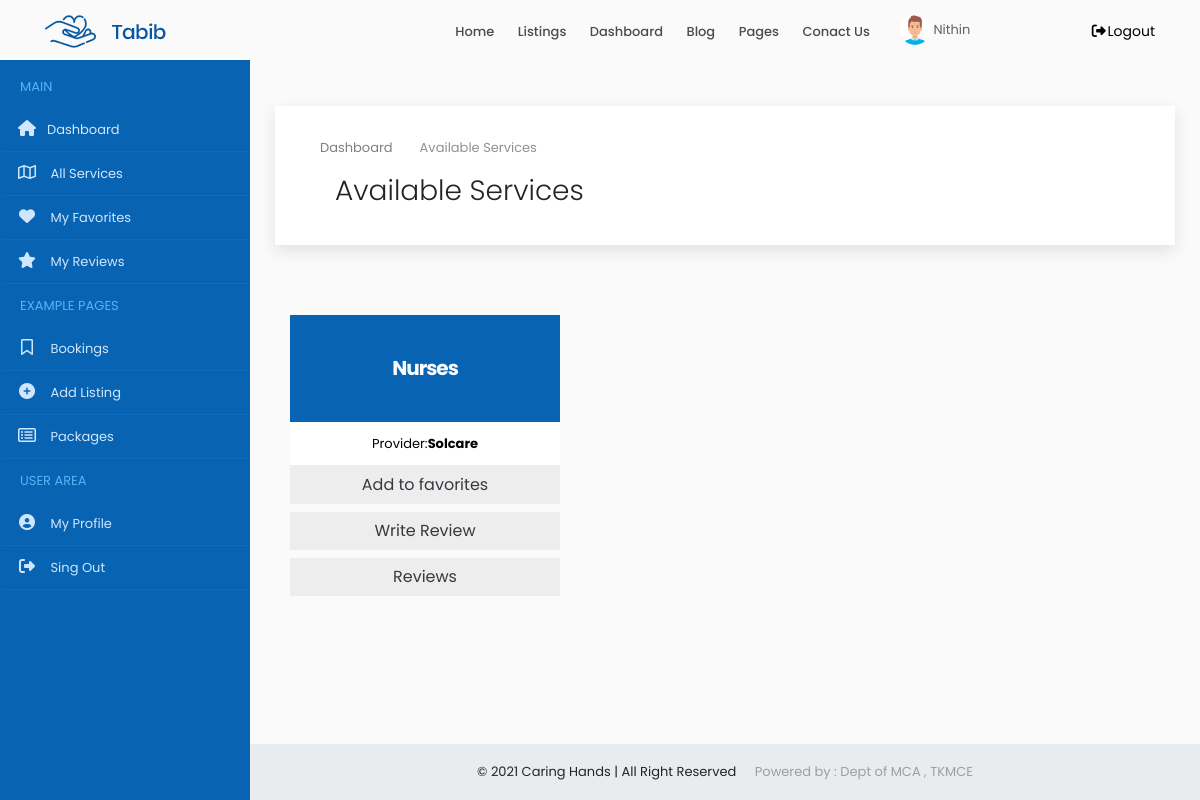
/user/services/ (signed in), run on an earlier commit of the app's database.
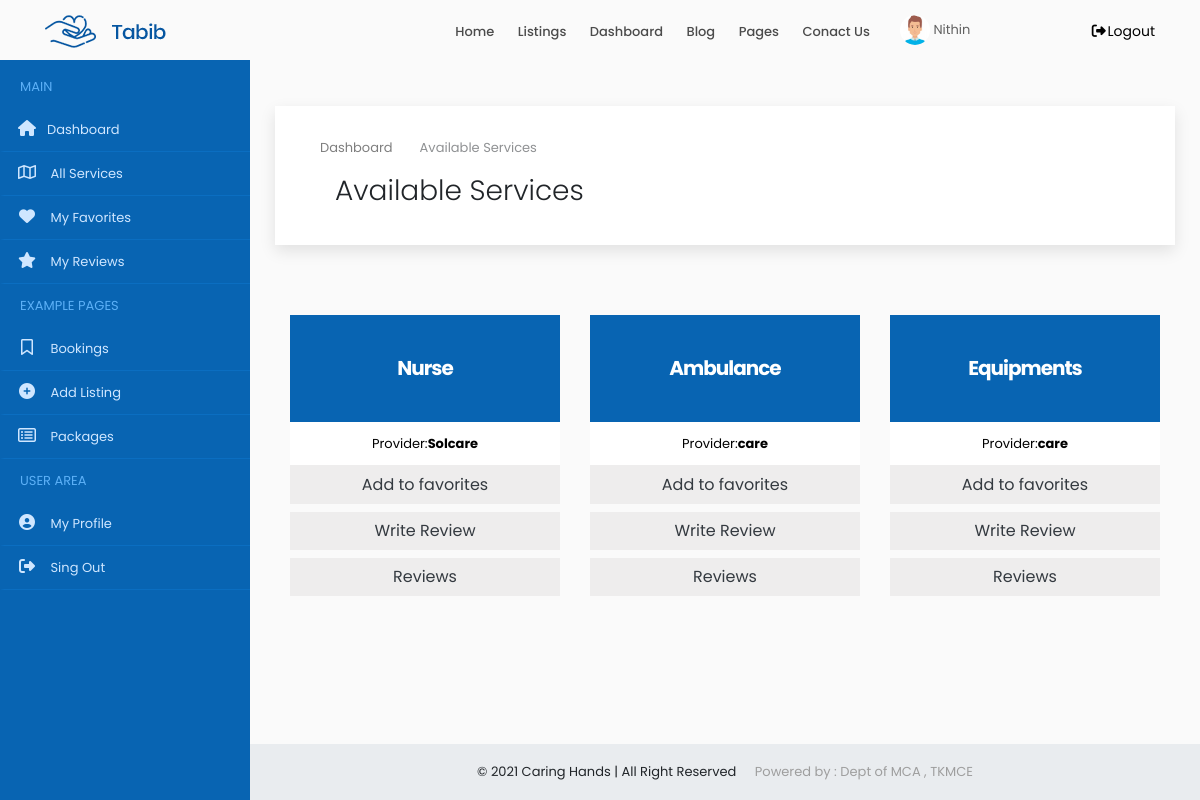
And on a later commit of the database.
### accounts/models.py (models this page shows, shortened)
class Users(models.Model):
    user = models.ForeignKey(User,on_delete=models.CASCADE)
    name = models.CharField(max_length=150)
    email = models.EmailField(max_length=200,null=True, blank=True)
    organization = models.CharField(max_length=250,null=True, blank=True)
    mob = models.CharField(max_length=12)
    sex = models.CharField(max_length=10,choices=gender,default='Male')
    house = models.CharField(max_length=100,null=True, blank=True)
    street1 =models.CharField(max_length=100,null=True, blank=True)
    street2 =models.CharField(max_length=100,null=True, blank=True)
    city = models.CharField(max_length=100,null=True, blank=True)
    district = models.CharField(max_length=100,null=True, blank=True)
    state = models.CharField(max_length=100,null=True,choices=states, blank=True)
    pin = models.CharField(max_length=100,null=True,blank=True)
    age = models.IntegerField(null=True, blank=True)
    type = models.CharField(max_length=20,choices=user_type)
    approval = models.CharField(max_length=20,choices=approval_choices,default='Pending')
    document = models.FileField(upload_to='documents',null=True, blank=True)
    profile_picture = models.FileField(upload_to='dp',default='assets/img/user3.png')

class ProviderService(models.Model):
    user = models.ForeignKey(Users,on_delete=models.CASCADE,null=True, blank=True)
    service = models.ForeignKey(Service, on_delete=models.CASCADE,null=True, blank=True)
    count = models.IntegerField(null=True, blank=True)
    cost = models.IntegerField()

class Service(models.Model):
    category = models.CharField(max_length=250)
    providers = models.IntegerField(null=True, blank=True)
    users = models.IntegerField(null=True, blank=True)

### accounts/views.py (the view)
# urls.py: path('user/services/',PublicService.as_view(), name='user_services'),
class PublicService(View):
    def get(self, request):
        x= UserCheck(request)
        if x == True:
            user = request.user
            account = Users.objects.get(user=user)
            services = ProviderService.objects.all()
            products = SubProduct.objects.all()
            context = {'account': account,'services': services,'products':products}
            return render(request, 'user/services.html',context)
        else:
            return redirect('home')

### accounts/functions.py (called while the page is built)
def UserCheck(request):
    user = request.user
    if user.is_authenticated:
        try:
            u = Users.objects.get(user=user)
            if u.type == 'public':
                return (True)
            else:
                return (False)
        except:
            return (False)
    else:
        return (False)

### accounts/templates/user/services.html (shortened to what this page needs)
{% extends 'common/dashboard_main.html' %}
{% load static %}
{% block content %}
{% include 'common/header.html' %}
{% include 'user/sidenav.html' %}
<div class="content-wrapper">
<div class="container-fluid overflow-hidden">
    <div class="row margin-tb-90px margin-lr-10px sm-mrl-0px">
        <div id="page-title" class="padding-30px background-white full-width box-shadow">
            <div class="container">
                <ol class="breadcrumb opacity-5">
                    <li><a href="{% url 'home' %}">Dashboard</a></li>
                    <li class="active">Available Services</li>
                </ol>
                <div class="container-fluid">
                    <div class="row">
                        <div class="col-6">
                            <h1 class="font-weight-300">Available Services</h1>
                        </div>
                        <div class="col-6">
                        </div>
                    </div>
                </div>
            </div>
        </div>
        <div class="container-fluid">
            <div class="row" style="margin-top:40px">
                {% for i in services %}
                <div class="col-lg-4 col-md-4  col-sm-6 sm-mb-40px wow fadeInUp" data-wow-delay="0.2s" style="visibility: visible; animation-delay: 0.2s; animation-name: fadeInUp;margin-top: 30px;">
                    <a href="#" data-toggle="modal" data-target="#addservice_{{i.id}}">
                        <div class="pricing hover-effect">
                            <div class="pricing-head text-center">
                                <h3 class="font-weight-700 padding-40px background-main-color margin-0px text-white">
                                    <span class=" z-index-2 position-relative d-block">{{i.service.category|title}}
                                    </span>
                                </h3>
                            </div>
                            <ul class="pricing-content text-center list-unstyled background-white">
                                <li>Provider:<strong>{{i.user.organization}}</strong></li>
                            </ul>
                            <div class="pricing-footer">
                                <a href="{% url 'add_to_fav_service' i.id %}" class="btn btn-block background-grey-1 text-dark rounded-0">Add to favorites</a>
                                <a href="{% url 'write_review' i.id %}" class="btn btn-block background-grey-1 text-dark rounded-0">Write Review</a>
                                <a href="{% url 'service_reviews' i.id %}" class="btn btn-block background-grey-1 text-dark rounded-0">Reviews</a>
                            </div>
                        </div>
                    </a>
                </div>
                {% empty %}
                <div class="alert alert-danger  margin-bottom-35px border-radius-10 padding-30px">
                    <strong>OOPS!</strong> No Services found
                    <hr>
                    <p class="margin-0px">If you feel this is a error please contact the service provider.</p>
                </div>
                {% endfor %}
            </div>
        </div>
    </div>
</div>
{% include 'common/small_footer.html' %}
</div>
{% endblock %}

### accounts/templates/common/dashboard_main.html (shortened to what this page needs)
{% load static %}
<!DOCTYPE html>
<html lang="en-US">
<head>
    <link rel="stylesheet" href="{% static 'assets/css/animate.css' %}" />
    <link href="{% static 'assets/css/owl.carousel.css' %}" rel="stylesheet">
    <link href="{% static 'assets/css/owl.theme.css' %}" rel="stylesheet">
    <link rel="stylesheet" href="{% static 'assets/css/bootstrap.min.css' %}">
    <link rel="stylesheet" href="{% static 'assets/css/hover-min.css' %}">
    <link rel="stylesheet" href="{% static 'assets/css/flag-icon.min.css' %}">
    <link rel="stylesheet" href="{% static 'assets/css/style.css' %}">
    <link rel="stylesheet" href="{% static 'assets/css/colors/main.css' %}">
    <link rel="stylesheet" href="{% static 'assets/css/elegant_icon.css' %}">
    <link rel="stylesheet" href="{% static 'assets/css/sb-admin.css' %}">
    <link rel="stylesheet" href="https://unpkg.com/@icon/themify-icons/themify-icons.css">
    <link rel="stylesheet" href="https://cdnjs.cloudflare.com/ajax/libs/font-awesome/6.0.0-beta2/css/all.min.css" />
</head>
<body>
    {% block content %}
    {% endblock %}
</body>
</html>

### accounts/templates/common/header.html (shortened to what this page needs)
{% load static %}
<header>
    <div id="fixed-header-dark" class="header-output fixed-header">
        <div class="container header-in">
            <div class="row">
                <div class="col-lg-2 col-md-12">
                    <a id="logo" href="{% url 'index' %}" class="d-inline-block margin-tb-15px"><img
                            src="{% static 'assets/img/logo-1.png' %}" alt=""></a>
                </div>
                <div class="col-lg-7 col-md-12 position-inherit">
                    <ul id="menu-main" class="nav-menu float-lg-right link-padding-tb-20px">
                        <li><a href="{% url 'index' %}">Home</a>
                        </li>
                        <li class="has-dropdown"><a href="#">Listings</a>
                        </li>
                        <li class="has-dropdown"><a href="#">Dashboard</a>
                        </li>
                        <li class="has-dropdown"><a href="#">Blog</a>
                        </li>
                        <li class="has-dropdown"><a href="#">Pages</a>
                        </li>
                        <li><a href="page-contact-us.html">Conact Us</a></li>
                    </ul>
                </div>
                <div class="col-lg-3 col-md-12">
                    {% if request.user.is_authenticated %}
                    <a href="{% url 'home' %}" class="margin-top-15px d-inline-block text-grey-3 margin-right-15px"><img src="{{account.profile_picture.url}}" class="height-30px border-radius-30" alt=""> {{account.name|title}}</a>
                    <a href="{% url 'logout' %}" class="margin-tb-20px d-inline-block text-up-small float-left float-lg-right" data-toggle="modal" data-target="#exampleModal"><i class="fa fa-fw fa-sign-out-alt"></i>Logout</a>
                    {% else %}
                    <a href="{% url 'login' %}" class="margin-tb-20px d-inline-block text-up-small float-left float-lg-right"><i class="far fa-user"></i> Login</a>
                    {% endif %}
                </div>
            </div>
        </div>
    </div>
</header>

### accounts/templates/user/sidenav.html
<nav class="navbar navbar-expand-lg navbar-dark z-index-9  fixed-top" id="mainNav">
    <div class="collapse navbar-collapse" id="navbarResponsive">
        <ul class="navbar-nav navbar-sidenav background-main-color admin-nav" id="admin-nav">
            <li class="nav-item">
                <span class="nav-title-text">Main</span>
            </li>
            <li class="nav-item" data-toggle="tooltip" data-placement="right" title="Dashboard">
                <a class="nav-link" href="{% url 'home' %}">
                    <i class="fas fa-fw fa-home"></i><span class="nav-link-text">Dashboard</span>
                </a>
            </li>
            <li class="nav-item" data-toggle="tooltip" data-placement="right" title="My items">
                <a class="nav-link" href="{% url 'user_services' %}">
            <i class="far fa-fw fa-map"></i>
            <span class="nav-link-text">All Services</span>
          </a>
            </li>
            <li class="nav-item" data-toggle="tooltip" data-placement="right" title="My Favorites">
                <a class="nav-link" href="{% url 'my_favourite' %}">
            <i class="fa fa-fw fa-heart"></i>
            <span class="nav-link-text">My Favorites</span>
          </a>
            </li>
            <li class="nav-item" data-toggle="tooltip" data-placement="right" title="Reviews">
                <a class="nav-link" href="{% url 'my_reviews' %}">
            <i class="fa fa-fw fa-star"></i>
            <span class="nav-link-text">My Reviews</span>
          </a>
            </li>
            <li class="nav-item">
                <span class="nav-title-text">Example Pages</span>
            </li>
            <li class="nav-item" data-toggle="tooltip" data-placement="right" title="Bookings">
                <a class="nav-link" href="dashboard-bookings.html">
                    <i class="far fa-fw fa-bookmark"></i>
                    <span class="nav-link-text">Bookings</span>
                </a>
            </li>
            <li class="nav-item" data-toggle="tooltip" data-placement="right" title="Add Listing">
                <a class="nav-link" href="dashboard-add-listing.html">
                    <i class="fa fa-fw fa-plus-circle"></i>
                    <span class="nav-link-text">Add Listing</span>
                </a>
            </li>
            <li class="nav-item" data-toggle="tooltip" data-placement="right" title="Packages">
                <a class="nav-link" href="dashboard-packages.html">
                    <i class="far fa-fw fa-list-alt"></i>
                    <span class="nav-link-text">Packages</span>
                </a>
            </li>
            <li class="nav-item">
                <span class="nav-title-text">User Area</span>
            </li>
            <li class="nav-item" data-toggle="tooltip" data-placement="right" title="My Profile">
                <a class="nav-link" href="dashboard-my-profile.html">
                    <i class="fa fa-fw fa-user-circle"></i>
                    <span class="nav-link-text">My Profile</span>
                </a>
            </li>
            <li class="nav-item" data-toggle="tooltip" data-placement="right" title="Sing Out">
                <a class="nav-link" href="{% url 'logout' %}" data-toggle="modal" data-target="#exampleModal">
                    <i class="fa fa-fw fa-sign-out-alt"></i>
                    <span class="nav-link-text">Sing Out</span>
                </a>
            </li>
        </ul>
    </div>
</nav>

### accounts/templates/common/small_footer.html
<footer class="sticky-footer">
    <div class="container">
        <div class="text-center">
            <span>© 2021 Caring Hands | All Right Reserved <a class="text-grey-2 margin-left-15px" href="https://www.tkmce.ac.in" target="_blank">Powered by : Dept of MCA , TKMCE</a></span>
        </div>
    </div>
</footer>

### static/assets/css/colors/main.css (style rules this page uses)
.background-main-color { background-color: #0864b2; }

### static/assets/css/sb-admin.css (style rules this page uses)
html { position: relative; min-height: 100%; }
body { overflow-x: hidden; }
.content-wrapper { min-height: calc(100vh - 56px); padding-top: 1rem; }
#mainNav .navbar-collapse { overflow: auto; max-height: 75vh; }
#mainNav .navbar-collapse .navbar-nav .nav-item .nav-link { cursor: pointer; }
.admin-nav { padding: 5px 0px 10px 0px ; }
.admin-nav .nav-title-text { padding: 10px 20px 10px 20px; display: block; text-transform: uppercase; color: #5cb0f7 }
.admin-nav > li > a { padding: 15px 15px 15px 15px; border-bottom: 1px solid #0b6ec1 ; border-left: 4px solid #0864b2; }
.admin-nav > li > a .fa-fw { margin-right: 10px; font-size: 16px; }
@media (min-width: 992px) { #mainNav .navbar-collapse { overflow: visible; max-height: none; } }
@media (min-width: 992px) { #mainNav .navbar-collapse .navbar-sidenav { padding-bottom: 100px; position: absolute; top: 0; left: 0; overflow-x: hidden; overflow-y: auto; -webkit-flex-direction: column; -ms-flex-direction: column; flex-direction: column; margin-top: 60px; } }
@media (min-width: 992px) { #mainNav .navbar-collapse .navbar-sidenav > .nav-item { width: 250px; padding: 0; } }
@media (min-width: 992px) { #mainNav .navbar-collapse .navbar-sidenav > .nav-item > .nav-link { padding: 10px 1em 10px 1em; } }
@media (min-width: 992px) { #mainNav.fixed-top .navbar-sidenav { height: calc(100vh); } }
.content-wrapper { overflow-x: hidden; }
@media (min-width: 992px) { .content-wrapper { margin-left: 250px; } }
#mainNav.navbar-dark .navbar-collapse .navbar-sidenav > .nav-item > .nav-link { color: #cfe6ff; }
footer.sticky-footer { position: absolute; right: 0; bottom: 0; width: 100%; height: 56px; background-color: #e9ecef; line-height: 55px; }
@media (min-width: 992px) { footer.sticky-footer { width: calc(100% - 250px); } }

What changed in the data, as far as the page shows it:
changed through a linked row, ProviderService "Solcare": service.category "Nurses" → "Nurse"
added ProviderService: service.category "Ambulance", user.organization "care"
added ProviderService: service.category "Equipments", user.organization "care"
